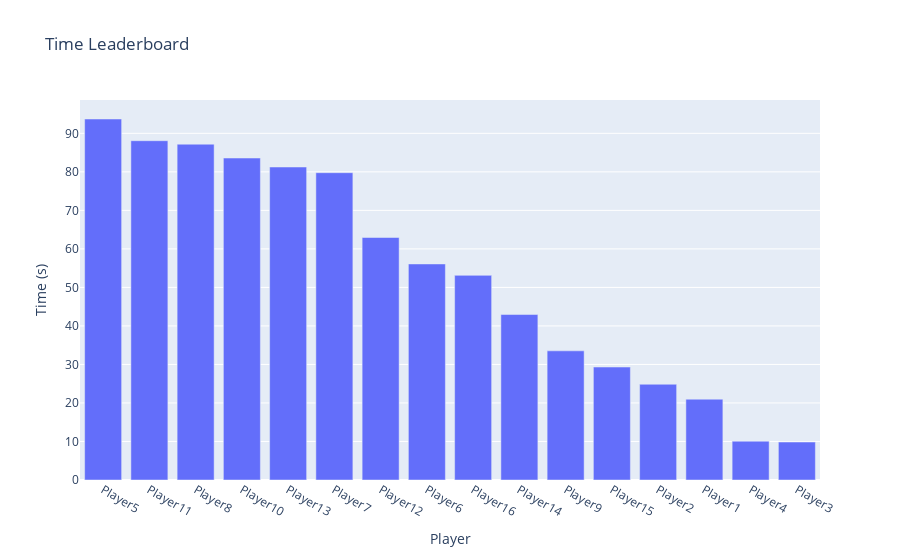

The notebook cell this image was saved under:
### Markdown cell above
Total Time Running on Pitch: Only counting those actions which involve a continuous run of atleast 1 minute (600 ms)

### Code cell
time_leaderboard = {}
for player in players_list:
    
    time_leaderboard[player] = len(extract_sprint_data(player_data[player], 600))/600

time_leaderboard = dict(sorted(time_leaderboard.items(), key=lambda item: item[1], reverse = True))

time_l_plot = px.bar(x = list(time_leaderboard.keys()), y = list(time_leaderboard.values()), labels = {'x': 'Player', 'y': 'Time (s)'}, title = 'Time Leaderboard')

time_l_plot.show()

### Figure 1 — Plotly figure (JSON) as saved in the notebook; plotly's stock layout.template omitted (floating-point values rounded to 4 significant figures)
{"data": [{"alignmentgroup": "True", "hovertemplate": "Player=%{x}<br>Time (s)=%{y}<extra></extra>", "legendgroup": "", "marker": {"color": "#636efa", "pattern": {"shape": ""}}, "name": "", "offsetgroup": "", "orientation": "v", "showlegend": false, "textposition": "auto", "type": "bar", "x": ["Player5", "Player11", "Player8", "Player10", "Player13", "Player7", "Player12", "Player6", "Player16", "Player14", "Player9", "Player15", "Player2", "Player1", "Player4", "Player3"], "xaxis": "x", "y": [93.72, 88.08, 87.18, 83.59, 81.26, 79.78, 62.95, 56.09, 53.13, 42.96, 33.53, 29.32, 24.86, 20.98, 10.08, 9.852], "yaxis": "y"}], "layout": {"barmode": "relative", "legend": {"tracegroupgap": 0}, "title": {"text": "Time Leaderboard"}, "xaxis": {"anchor": "y", "domain": [0, 1], "title": {"text": "Player"}}, "yaxis": {"anchor": "x", "domain": [0, 1], "title": {"text": "Time (s)"}}}}
